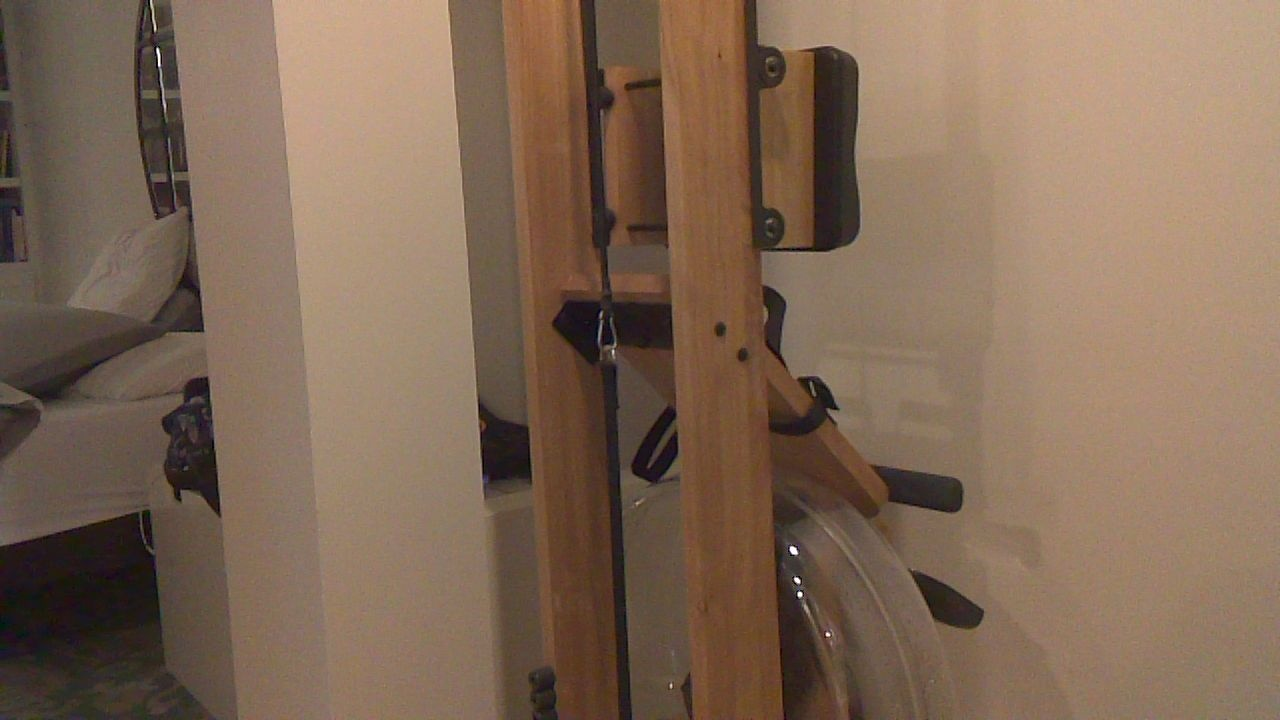
#> input picture src/bdbd_docker/src/bdbd_docker/data/pantilt.jpg, 1280 x 720 px
$ python align_1.py
#> lines starting #> are read from the running program, lines starting #| are printed output that depends on the picture
# align images from two different camera sources

import cv2
import numpy as np
import time

GOOD_MATCH_FRACTION = .15

def imgby2(img, factor=2):
    height, width = img.shape[:2]
    return cv2.resize(img, (width//factor, height//factor))

img1 = imgby2(cv2.imread('../data/pantilt.jpg'))
#> in imgby2, `height, width = img.shape[:2]`: height = 720; width = 1280
gray1= cv2.cvtColor(img1, cv2.COLOR_BGR2GRAY)
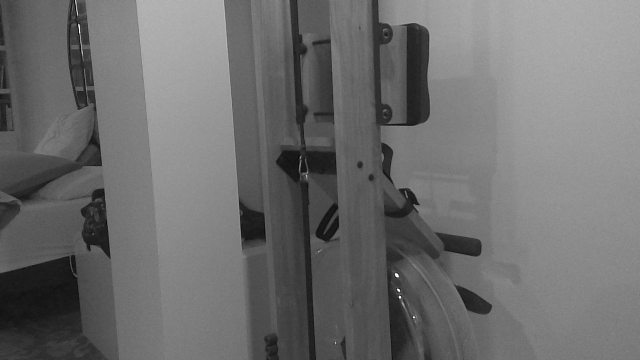
#> gray1: shape (360, 640); min 6, max 251, mean 109.8
img2 = imgby2(cv2.imread('../data/sr305.jpg'))
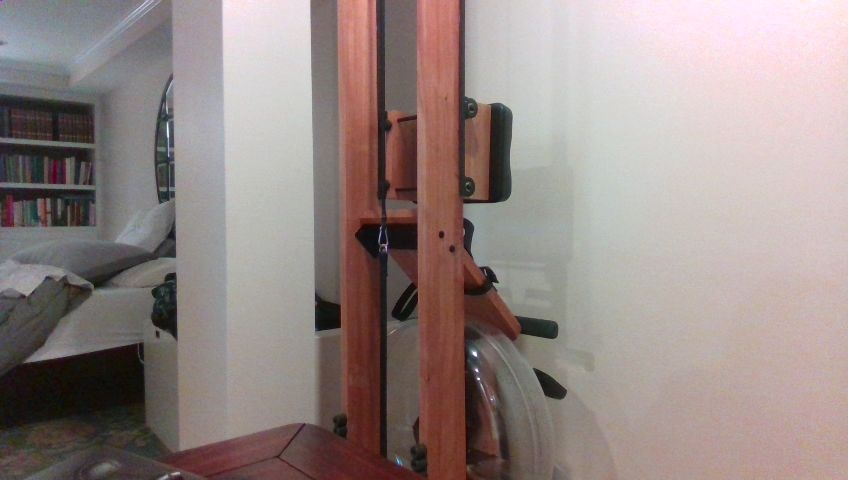
#> input picture src/bdbd_docker/src/bdbd_docker/data/sr305.jpg, 848 x 480 px
gray2= cv2.cvtColor(img2, cv2.COLOR_BGR2GRAY)
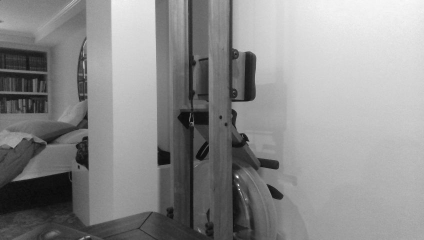
#> gray2: shape (240, 424); min 10, max 250, mean 140.6

# Initiate ORB detector
orb = cv2.ORB_create()
# find the keypoints and descriptors with ORB

start = time.time()
kp1, des1 = orb.detectAndCompute(gray1, None)
#> kp1 = 500 keypoints; strongest (x, y, size): (396, 275, 31), (398, 289, 31), (399, 297, 31), (400, 296, 37.2)
kp2, des2 = orb.detectAndCompute(gray2, None)
#> kp2 = 436 keypoints; strongest (x, y, size): (237, 177, 31), (247, 55, 53.6), (246, 97, 77.1), (236, 176, 37.2)

# create BFMatcher object
bf = cv2.BFMatcher(cv2.NORM_HAMMING, crossCheck=True)
# Match descriptors.
matches = bf.match(des1, des2)
#> matches = 154 matches
# Sort them in the order of their distance.
matches = sorted(matches, key = lambda x:x.distance)

# Remove not so good matches
numGoodMatches = int(len(matches) * GOOD_MATCH_FRACTION)
#> numGoodMatches = 23
matches = matches[:numGoodMatches]
#> matches = 23 matches
# Draw good matches.
print('elapsed time', time.time() - start, 'good match count', len(matches))
img3 = cv2.drawMatches(img1,kp1,img2,kp2,matches,None,flags=cv2.DrawMatchesFlags_NOT_DRAW_SINGLE_POINTS)
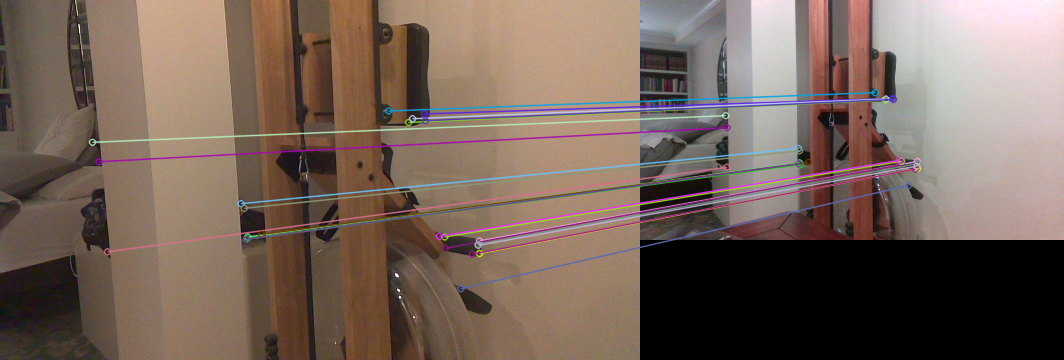
#> img3: shape (360, 1064, 3); mean of channels 0, 1, 2 89.8, 100.1, 118.2; drawn as B, G, R
cv2.imshow('matches', img3)
# [5 lines of commented-out code are left out]

cv2.waitKey(0)

# Extract location of good matches
points1 = np.zeros((len(matches), 2), dtype=np.float32)
#> points1 = 23 rows, first 8: [0, 0], [0, 0], [0, 0], [0, 0], [0, 0], [0, 0], [0, 0], [0, 0]
points2 = np.zeros((len(matches), 2), dtype=np.float32)
#> points2 has the same summary as points1

for i, match in enumerate(matches):
    points1[i, :] = kp1[match.queryIdx].pt
    points2[i, :] = kp2[match.trainIdx].pt
#> this loop made 23 passes
#> after the loop, points1 = 23 rows, first 8: [479, 240.5], [460.3, 288.2], [444.9, 247.8], [424, 113.5], [247.2, 236.5], [107, 251.3], [479, 253], [477.8, 243.9]; points2 = 23 rows, first 8: [277, 161], [268, 185], [260.6, 164.2], [252, 97.92], [159, 162.4], [86.4, 166.8], [277, 168], [277.2, 163.2]

# Find homography
h, mask = cv2.findHomography(points1, points2, cv2.RANSAC)
#> h = [[0.62, 0.0621, 11.03], [0.0119, 0.63, 30.6], [0.000184, 0.000308, 1]]; mask = 23 values, max 1 at index 0, min 0 at index 5, mean 0.87
print('h', h)
#| h [[6.19731077e-01 6.21281754e-02 1.10297164e+01]
#|  [1.18632206e-02 6.29704642e-01 3.06021214e+01]
#|  [1.83646421e-04 3.08337019e-04 1.00000000e+00]]

# Use homography
height, width = gray2.shape[0:2]
#> height = 240; width = 424
im1Reg = cv2.warpPerspective(img1, h, (width, height))
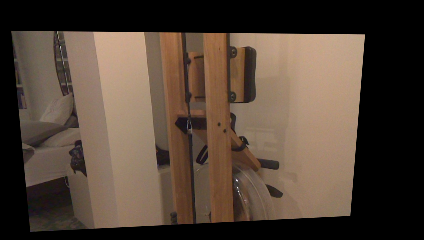
#> im1Reg: shape (240, 424, 3); mean of channels 0, 1, 2 54.3, 66.3, 81.4; drawn as B, G, R
print('img1, img2, im1Reg', img1.shape, img2.shape, im1Reg.shape)
#| img1, img2, im1Reg (360, 640, 3) (240, 424, 3) (240, 424, 3)
#cv2.imwrite('../data/sr305_sift.jpg',img)
cv2.imshow('warped', im1Reg)

cv2.waitKey(0)

# copy warped source to destination

for j in range(0, width):
    for i in range(0, height):
        docopy = False
        for k in range(3):
            if im1Reg[i, j, k] != 0:
                docopy = True
        if docopy:
            img2[i, j] = im1Reg[i, j]
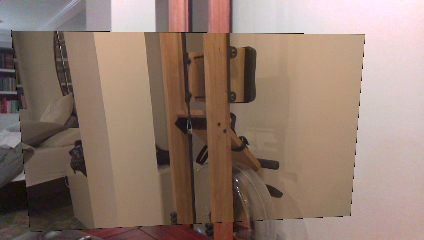
#> img2: shape (240, 424, 3); mean of channels 0, 1, 2 111.1, 123.1, 144.7; drawn as B, G, R

cv2.imshow('overlay', img2)
cv2.waitKey(0)
